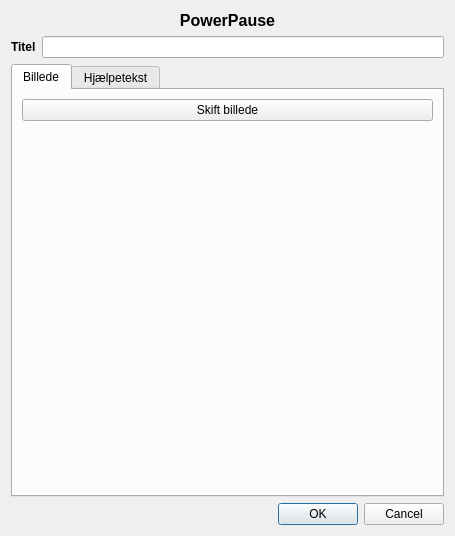
<?xml version="1.0" encoding="UTF-8"?>
<ui version="4.0">
 <class>PowerPauseForm</class>
 <widget class="QDialog" name="PowerPauseForm">
  <property name="geometry">
   <rect>
    <x>0</x>
    <y>0</y>
    <width>455</width>
    <height>536</height>
   </rect>
  </property>
  <property name="sizePolicy">
   <sizepolicy hsizetype="Ignored" vsizetype="Ignored">
    <horstretch>0</horstretch>
    <verstretch>0</verstretch>
   </sizepolicy>
  </property>
  <property name="windowTitle">
   <string>PowerPause</string>
  </property>
  <layout class="QVBoxLayout" name="verticalLayout_2">
   <item>
    <widget class="QLabel" name="titleBig">
     <property name="font">
      <font>
       <pointsize>12</pointsize>
       <weight>75</weight>
       <bold>true</bold>
      </font>
     </property>
     <property name="text">
      <string>PowerPause</string>
     </property>
     <property name="alignment">
      <set>Qt::AlignCenter</set>
     </property>
    </widget>
   </item>
   <item>
    <layout class="QHBoxLayout" name="horizontalLayout">
     <item>
      <widget class="QLabel" name="label_2">
       <property name="font">
        <font>
         <weight>75</weight>
         <bold>true</bold>
        </font>
       </property>
       <property name="text">
        <string>Titel</string>
       </property>
      </widget>
     </item>
     <item>
      <widget class="QLineEdit" name="title"/>
     </item>
    </layout>
   </item>
   <item>
    <widget class="QTabWidget" name="tabWidget">
     <property name="currentIndex">
      <number>0</number>
     </property>
     <widget class="QWidget" name="tab_2">
      <attribute name="title">
       <string>Billede</string>
      </attribute>
      <layout class="QVBoxLayout" name="verticalLayout_3">
       <item>
        <widget class="QPushButton" name="btnChangeImage">
         <property name="text">
          <string>Skift billede</string>
         </property>
        </widget>
       </item>
       <item>
        <layout class="QVBoxLayout" name="verticalLayout_4">
         <item>
          <widget class="QLabel" name="image">
           <property name="acceptDrops">
            <bool>true</bool>
           </property>
           <property name="text">
            <string/>
           </property>
           <property name="pixmap">
            <pixmap resource="../resource.qrc">:/img/Questionmark.png</pixmap>
           </property>
           <property name="alignment">
            <set>Qt::AlignCenter</set>
           </property>
          </widget>
         </item>
        </layout>
       </item>
      </layout>
     </widget>
     <widget class="QWidget" name="tab">
      <attribute name="title">
       <string>Hjælpetekst</string>
      </attribute>
      <layout class="QVBoxLayout" name="verticalLayout">
       <item>
        <layout class="QGridLayout" name="gridLayout">
         <item row="0" column="1">
          <widget class="QToolButton" name="tbInsertLink">
           <property name="toolTip">
            <string>Indsæt link</string>
           </property>
           <property name="text">
            <string>Link</string>
           </property>
           <property name="icon">
            <iconset resource="../resource.qrc">
             <normaloff>:/img/Actions-insert-link-icon.png</normaloff>:/img/Actions-insert-link-icon.png</iconset>
           </property>
          </widget>
         </item>
         <item row="0" column="0">
          <widget class="QToolButton" name="tbBold">
           <property name="toolTip">
            <string>Fed skrift</string>
           </property>
           <property name="text">
            <string>B</string>
           </property>
           <property name="icon">
            <iconset resource="../resource.qrc">
             <normaloff>:/img/Editing-Bold-icon.png</normaloff>:/img/Editing-Bold-icon.png</iconset>
           </property>
           <property name="checkable">
            <bool>true</bool>
           </property>
           <property name="autoExclusive">
            <bool>false</bool>
           </property>
          </widget>
         </item>
         <item row="0" column="3">
          <spacer name="horizontalSpacer">
           <property name="orientation">
            <enum>Qt::Horizontal</enum>
           </property>
           <property name="sizeHint" stdset="0">
            <size>
             <width>40</width>
             <height>20</height>
            </size>
           </property>
          </spacer>
         </item>
        </layout>
       </item>
       <item>
        <widget class="QTextBrowser" name="txtboxHelptext">
         <property name="readOnly">
          <bool>false</bool>
         </property>
         <property name="openExternalLinks">
          <bool>true</bool>
         </property>
        </widget>
       </item>
      </layout>
     </widget>
    </widget>
   </item>
   <item>
    <widget class="QDialogButtonBox" name="buttonBox">
     <property name="orientation">
      <enum>Qt::Horizontal</enum>
     </property>
     <property name="standardButtons">
      <set>QDialogButtonBox::Cancel|QDialogButtonBox::Ok</set>
     </property>
    </widget>
   </item>
  </layout>
 </widget>
 <resources>
  <include location="../resource.qrc"/>
 </resources>
 <connections>
  <connection>
   <sender>buttonBox</sender>
   <signal>accepted()</signal>
   <receiver>PowerPauseForm</receiver>
   <slot>accept()</slot>
   <hints>
    <hint type="sourcelabel">
     <x>248</x>
     <y>254</y>
    </hint>
    <hint type="destinationlabel">
     <x>157</x>
     <y>274</y>
    </hint>
   </hints>
  </connection>
  <connection>
   <sender>buttonBox</sender>
   <signal>rejected()</signal>
   <receiver>PowerPauseForm</receiver>
   <slot>reject()</slot>
   <hints>
    <hint type="sourcelabel">
     <x>316</x>
     <y>260</y>
    </hint>
    <hint type="destinationlabel">
     <x>286</x>
     <y>274</y>
    </hint>
   </hints>
  </connection>
 </connections>
</ui>
